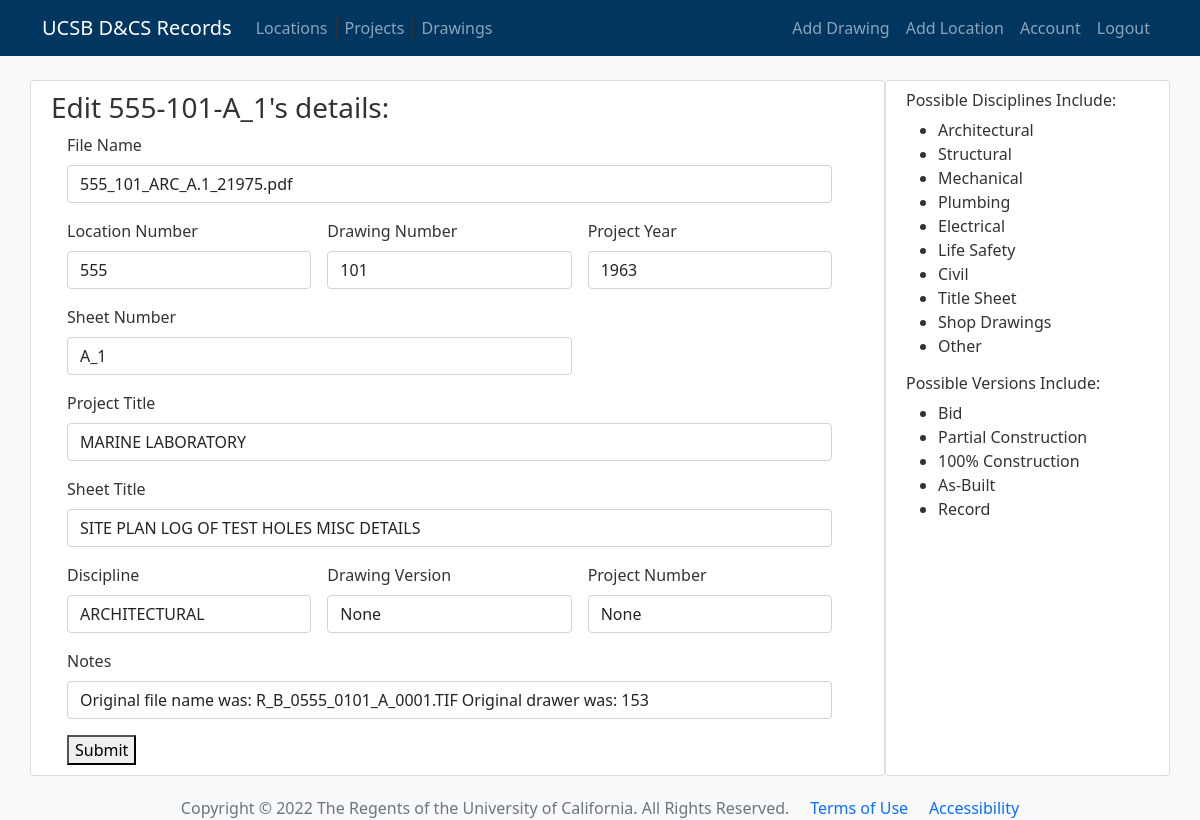
The page /2949/editdraw/ (signed in) on the database as committed earlier.
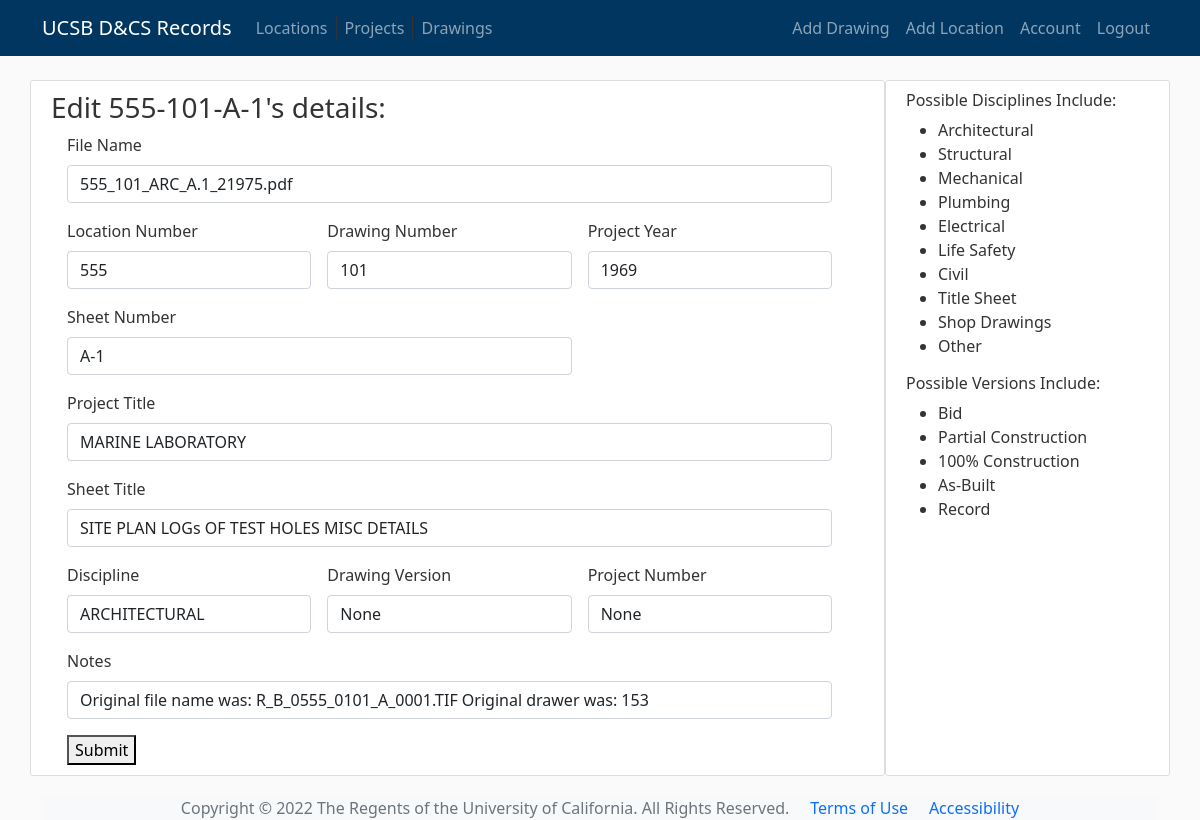
The same page on the database as committed later.
### flaskdraw/models.py (models this page shows, shortened)
class Drawings(db.Model):
    id = db.Column(db.Integer, primary_key=True)
    oldname = db.Column(db.String(255), nullable=True)
    newname = db.Column(db.String(255), nullable=True)
    locnum = db.Column(db.Integer, nullable=True)
    drawnum = db.Column(db.Integer, nullable=True)
    project_title = db.Column(db.String(255), nullable=True)
    project_number = db.Column(db.String(50), nullable=True)
    project_year = db.Column(db.Integer, nullable=True)
    sheet_title = db.Column(db.String(255), nullable=True)
    sheet_number = db.Column(db.String(255), nullable=True)
    discipline = db.Column(db.String(255), nullable=True)
    drawing_version = db.Column(db.String(255), nullable=True)
    notes = db.Column(db.Text, nullable=True)
    physical_location = db.Column(db.String(255), nullable=True)

### flaskdraw/bp_drawings/routes.py (the view, shortened to what this page needs)
@bp_drawings.route("/<int:drawing_id>/editdraw/", methods=("GET", "POST"))
@login_required  # login required for this page
def edit_draw(drawing_id):
    drawing = Drawings.query.get_or_404(drawing_id)
    return render_template("edit_draw.html", drawing=drawing, sidebar="drawingedit")

### flaskdraw/models.py (called while the page is built)
@login_manager.user_loader
def load_user(user_id):
    return User.query.get(int(user_id))

### flaskdraw/templates/edit_draw.html (shortened to what this page needs)
{% extends 'base.html' %}
{% block content %}
<h3>
        Edit {{ drawing.locnum }}-{{ drawing.drawnum }}-{{ drawing.sheet_number }}'s details:
</h3>
<form method="post" class="row g-3 container-fluid">
        <div class="col-md-12">
                <label for="newname" class="form-label" for="newname">File Name</label>
                <input type="text" name="newname"
                        value="{{ drawing.newname }}"
                        id="newname"
                        class="form-control">
        </div>
        <div class="col-md-4">
                <label for="locnum" class="form-label" for="locnum">Location Number</label>
                <input type="number" name="locnum"
                        value="{{ drawing.locnum }}"
                        id="locnum"
                        class="form-control">
        </div>
        <div class="col-md-4">
                <label for="drawnum" class="form-label" for="drawnum">Drawing Number</label>
                <input type="number" name="drawnum"
                        value="{{ drawing.drawnum }}"
                        id="drawnum"
                        class="form-control">
        </div>
        <div class="col-md-4">
                <label for="project_year" class="form-label" for="project_year">Project Year</label>
                <input type="number" name="project_year"
                        value="{{ drawing.project_year }}"
                        id="project_year"
                        class="form-control">
        </div>
        <div class="col-md-8">
                <label for="sheet_number" class="form-label" for="sheet_number">Sheet Number</label>
                <input type="text" name="sheet_number"
                        value="{{ drawing.sheet_number }}"
                        id="sheet_number"
                        class="form-control">
        </div>
        <div class="col-md-12">
                <label for="project_title" class="form-label" for="project_title">Project Title</label>
                <input type="text" name="project_title"
                        value="{{ drawing.project_title }}"
                        id="project_title"
                        class="form-control">
        </div>
        <div class="col-md-12">
                <label for="sheet_title" class="form-label" for="sheet_title">Sheet Title</label>
                <input type="text" name="sheet_title"
                value="{{ drawing.sheet_title }}"
                id="sheet_title"
                class="form-control">
        </div>
        <div class="col-md-4">
                <label for="discipline" class="form-label" for="discipline">Discipline</label>
                <input type="text" name="discipline"
                value="{{ drawing.discipline }}"
                id="discipline"
                class="form-control">
        </div>
        <div class="col-md-4">
                <label for="drawing_version" class="form-label" for="drawing_version">Drawing Version</label>
                <input type="text" name="drawing_version"
                value="{{ drawing.drawing_version }}"
                id="drawing_version"
                class="form-control">
        </div>
        <div class="col-md-4">
                <label for="project_number" class="form-label" for="project_number">Project Number</label>
                <input type="text" name="project_number"
                        value="{{ drawing.project_number }}"
                        id="project_number"
                        class="form-control">
        </div>
        <div class="col-md-12">
                <label for="notes" class="form-label" for="notes">Notes</label>
                <input type="textarea" name="notes"
                value="{{ drawing.notes }}"
                id="notes"
                class="form-control">
        </div>
        <div class="col-12">
                <button type="submit">Submit</button>
        </div>
</form>
{% endblock content %}

Rows that differ between the two databases and show on the page:
changed Drawings "555_101_ARC_A.1_21975.pdf": sheet_number "A_1" → "A-1"; project_year "1963" → "1969"; sheet_title "SITE PLAN LOG OF TEST HOLES MISC DETAILS" → "SITE PLAN LOGs OF TEST HOLES MISC DETAILS"
